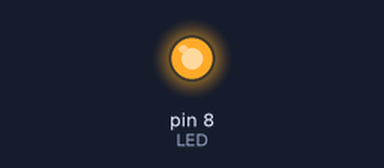
A sketch run on a simulated Arduino Uno, built with avr-gcc and run on an emulated ATmega328P. Shown: output pins drawn as LEDs (lit = HIGH). Random numbers use the default seed unless the sketch sets one.

Above: at 0.1 s.
At 29.5 s:
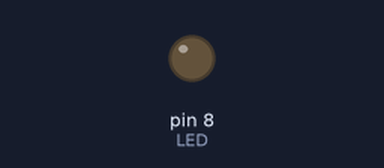
Timing chart, 0 to 40.0 s (numbered marks = the images above):
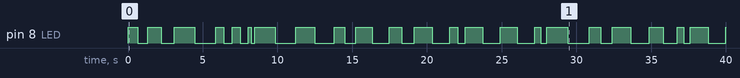

The sketch:

led.vela.ino
```cpp
/*
 * Encende e apaga un LED con
 * frecuencia variable
 */
#define LED 8

long tempo;
int tmin = 200, tmax = 1500;

void setup() {
  pinMode(LED, OUTPUT);
  randomSeed(23);
}

void loop() {
  tempo = random(tmin, tmax);
  digitalWrite(LED, HIGH);
  delay(tempo);
  digitalWrite(LED, LOW);
  delay(tempo);
}
```

Measured:
- by itself, pin 8 (LED): LOW → HIGH at 0.00 s, → LOW 0.66 s later, → HIGH 0.66 s later, → LOW 0.89 s later, … (45 changes in this stretch)
